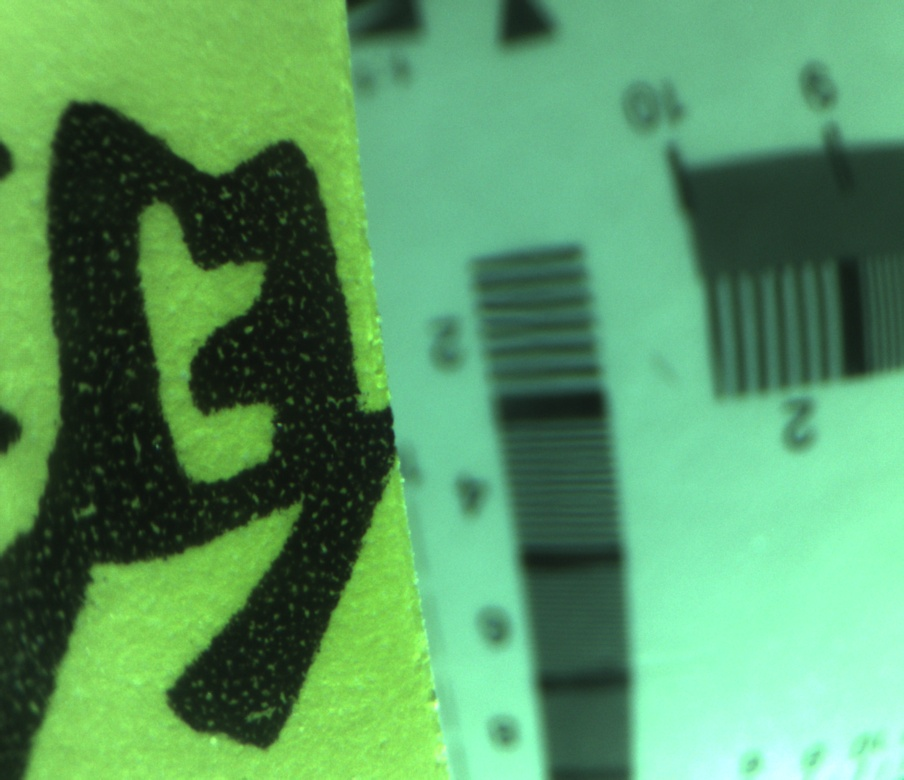
#> input picture image1.jpg, 904 x 780 px, shrunk from 1112 x 960 before the run
$ python image_match.py
#> lines starting #> are read from the running program, lines starting #| are printed output that depends on the picture
import cv2
import numpy as np

def sift_kp(image):
    gray_image = cv2.cvtColor(image, cv2.COLOR_BGR2GRAY)
    sift = cv2.xfeatures2d_SIFT.create()
    # sift = cv2.SIFT_create()    # opencv-4.x版本使用此行命令
    kp, des = sift.detectAndCompute(image, None)
    kp_image = cv2.drawKeypoints(gray_image, kp, None)
    return kp_image, kp, des

def get_good_match(des1, des2):
    bf = cv2.BFMatcher()
    matches = bf.knnMatch(des1, des2, k=2)  # des1为模板图，des2为匹配图
    matches = sorted(matches, key=lambda x: x[0].distance / x[1].distance)
    good = []
    for m, n in matches:
        if m.distance < 0.75 * n.distance:
            good.append(m)
    return good

def siftImageAlignment(img1, img2):
    _, kp1, des1 = sift_kp(img1)
    _, kp2, des2 = sift_kp(img2)
    goodMatch = get_good_match(des1, des2)
    if len(goodMatch) > 4:
        ptsA = np.float32([kp1[m.queryIdx].pt for m in goodMatch]).reshape(-1, 1, 2)
        ptsB = np.float32([kp2[m.trainIdx].pt for m in goodMatch]).reshape(-1, 1, 2)
        ransacReprojThreshold = 4
        H, status = cv2.findHomography(ptsA, ptsB, cv2.RANSAC, ransacReprojThreshold);
        imgOut = cv2.warpPerspective(img2, H, (img1.shape[1], img1.shape[0]),
                                     flags=cv2.INTER_LINEAR + cv2.WARP_INVERSE_MAP)
        cv2.imwrite('output_img.jpg', imgOut)
    return imgOut, H, status

if __name__ == '__main__':
    img1 = cv2.imread(r'image1.jpg')
#> img1 is the input picture: shape (780, 904, 3); mean B, G, R 99.3, 151.5, 88.9
    img2 = cv2.imread(r'image2.jpg')
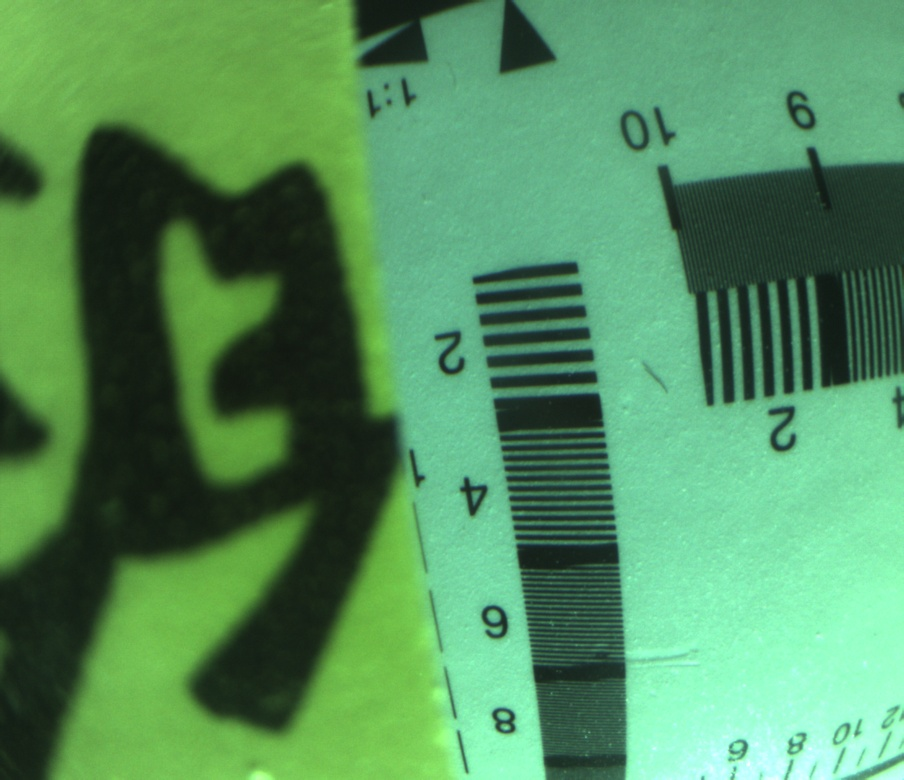
#> input picture image2.jpg, 904 x 780 px, shrunk from 1112 x 960 before the run
#> img2 is the input picture: shape (780, 904, 3); mean B, G, R 93.6, 142.8, 83
    _, kp1, des1 = sift_kp(img1)
#> in sift_kp, `gray_image = cv2.cvtColor(image, cv2.COLOR_BGR2GRAY)`:
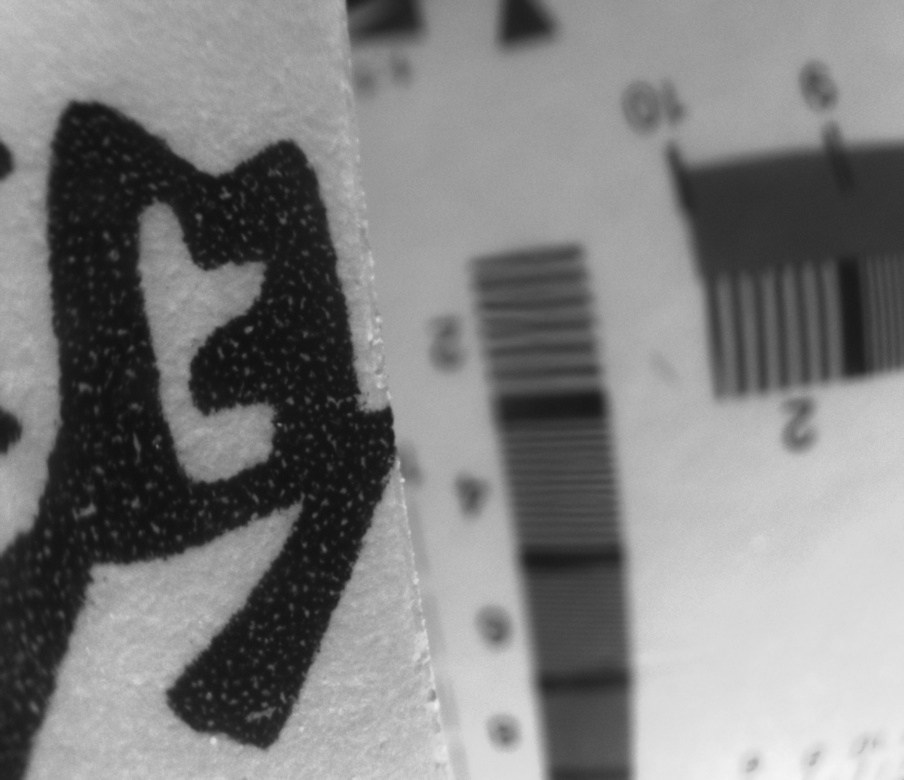
#> gray_image: shape (780, 904); min 15, max 245, mean 126.8
#> (the run stopped early here; a loop or call above may not have finished)
